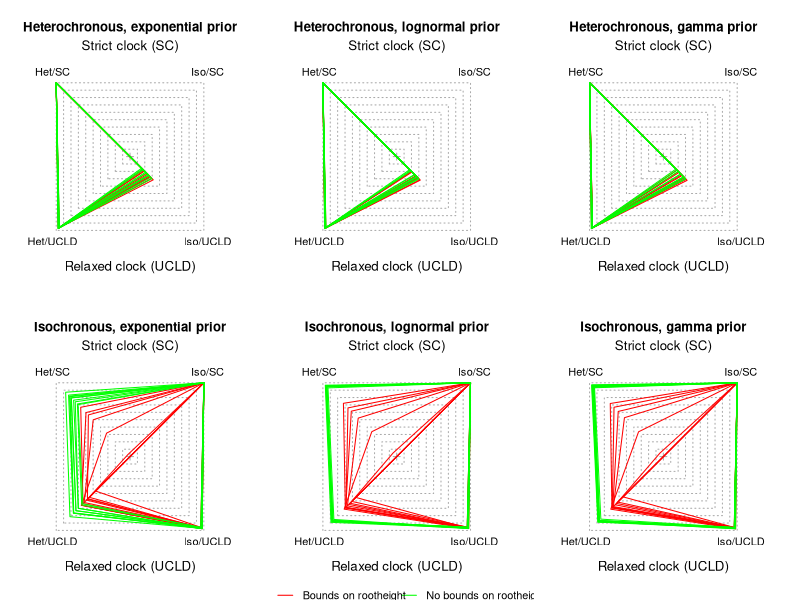

This figure's R source:
library(RColorBrewer)
pal <- brewer.pal(10, "Set3")

setwd("~/PhD/prior_sensitivity/figures/")

#mle_calculations <- read.table("~/Documents/Work/Pasteur/BETS/figures/BETS_empirical.csv", head = T, sep = ",")
mle_exp <- read.csv("exponential_marginal_likelihoods_ucld_ucld.csv", row.names = 1, sep = ",")
mle_exp <- mle_exp[, c("SC_het", "SC_iso", "UCLD_iso", "UCLD_het")]
mle_log <- read.csv("lognormal_marginal_likelihoods_ucld_ucld.csv", row.names = 1, sep = ",")
mle_log <- mle_log[, c("SC_het", "SC_iso", "UCLD_iso", "UCLD_het")]
mle_gamma <- read.csv("gamma_marginal_likelihoods_ucld_ucld.csv", row.names = 1, sep = ",")
mle_gamma <- mle_gamma[, c("SC_het", "SC_iso", "UCLD_iso", "UCLD_het")]

rescale_mles <- function(mle_values){
  for(i in 1:dim(mle_values)[1]){
    mle_values[i,] <- mle_values[i,] - max(mle_values[i,])
  }
  mle_values <- 10 + mle_values / 10
  mle_values[mle_values < 0] <- 0
  return(mle_values)
}

#plot_polygon <- function(mle_values, pal){
#  polygon(c(-mle_values[1], mle_values[2], mle_values[4], -mle_values[3]), 
#            c(mle_values[1], mle_values[2], -mle_values[4], -mle_values[3]), border = pal)
#  points(c(-mle_values[1], mle_values[2], mle_values[4], -mle_values[3]), 
#         c(mle_values[1], mle_values[2], -mle_values[4], -mle_values[3]), col = pal, cex=1)
#}
 
plot_polygon <- function(mle_values, pal, index){
  polygon(c(-mle_values$SC_het[index],mle_values$SC_iso[index],mle_values$UCLD_iso[index],-mle_values$UCLD_het[index]),
          c(mle_values$SC_het[index],mle_values$SC_iso[index],-mle_values$UCLD_iso[index],-mle_values$UCLD_het[index]), border = pal)
  #points(, col = pal, cex=1)
}

draw_plot <- function(mle_values, set, prior, colours = c("red", "green"), main = "main title"){
  par(mar = c(3, 2, 4, 2.5), pty="s")
  plot(0, 0, ylim = c(-13, 13), xlim = c(-13, 13), type = "n", bty = "n", 
       yaxt = "n", xaxt = "n", ylab = "", xlab = "", main = main)
  mtext("Strict clock (SC)", side = 3, las = 1, cex = 0.8)
  mtext("Relaxed clock (UCLD)", side = 1, las = 1, cex = 0.8)
  #mtext("Heterochronous", side = 2, las = 1, cex = 0.8)
  #mtext("Isochronous", side = 4, las = 1, cex = 0.8)
  
  for(i in seq(from = 10, to = 1, by = -1)){
    polygon(c(-i, -i, i, i), c(-i, i, i, -i), border = "darkgrey", lty = 3, col = "white")
  }
  points(0, 0, pch = 3, col = "darkgrey")
  text(c(-10.5, 10.5, 10.5, -10.5), 
       c(11.5, 11.5, -11.5, -11.5), labels = c("Het/SC","Iso/SC","Iso/UCLD","Het/UCLD"))
  
  for (index in 1:10) {
    plot_polygon(mle_values, pal = colours[1], index)
  }
  for (index in 11:20){
    plot_polygon(mle_values, pal = colours[2], index)    
  }
}

for (set in c(1,3)) {
  
}



sets <- c("Heterochronous with Bounds", "Heterchronous without Bounds", "Ultrametric with Bounds", "Ultrametric without Bounds")

priors <- c("Exponential", "Gamma", "Lognormal")

for (prior in priors) {
  
}

#pdf("het_bounds_sims.pdf",width=6,height=8)
#par(mfrow = (c(3,1))) 

set <- c(1,3)

exp_mles1 <- mle_exp[grep("hetero", rownames(mle_exp)),]
exp_mles1 <- rescale_mles(exp_mles1)

logn_mles1 <- mle_log[grep("hetero", rownames(mle_log)),]
logn_mles1 <- rescale_mles(logn_mles1)

gamma_mles1 <- mle_gamma[grep("hetero", rownames(mle_gamma)),]
gamma_mles1 <- rescale_mles(gamma_mles1)

exp_mles3 <- mle_exp[grep("ultra", rownames(mle_exp)),]
exp_mles3 <- rescale_mles(exp_mles3)

logn_mles3 <- mle_log[grep("ultra", rownames(mle_log)),]
logn_mles3 <- rescale_mles(logn_mles3)

gamma_mles3 <- mle_gamma[grep("ultra", rownames(mle_gamma)),]
gamma_mles3 <- rescale_mles(gamma_mles3)


pdf("coalescent_exponential_sims.pdf",width=9,height=7)
par(mfrow = (c(2,3))) 
draw_plot(exp_mles1,set[1],priors[1], main = "Heterochronous, exponential prior")
draw_plot(logn_mles1,set[1],priors[3], main = "Heterochronous, lognormal prior")
draw_plot(gamma_mles1,set[1],priors[2], main = "Heterochronous, gamma prior")
draw_plot(exp_mles3,set[2],priors[1], main = "Isochronous, exponential prior")
draw_plot(logn_mles3,set[2],priors[3], main = "Isochronous, lognormal prior")
legend(-16.5,-17, legend=c("Bounds on rootheight","No bounds on rootheight"), col=c("red", "green"),
       pch=c(1,1),lty=1,xpd=TRUE,cex=1,pt.cex=0, horiz = TRUE,bty = "n",text.width=c(13,8),seg.len=1.5)
draw_plot(gamma_mles3,set[2],priors[2], main = "Isochronous, gamma prior")
dev.off()


#pdf("iso_sims.pdf",width=9,height=4.5)
#par(mfrow = c(1,3))
#draw_plot(exp_mles,set,priors[1], main = "Isochronous, exponential prior")
#draw_plot(logn_mles,set,priors[3], main = "Isochronous, lognormal prior")
#legend(-16.5,-17, legend=c("Bounds on rootheight","No bounds on rootheight"), col=c("purple", "orange"),
#       pch=c(1,1),lty=1,xpd=TRUE,cex=1,pt.cex=0, horiz = TRUE,bty = "n",text.width=c(13,8),seg.len=1.5)
#draw_plot(gamma_mles,set,priors[2], main = "Isochronous, gamma prior")
#dev.off()

